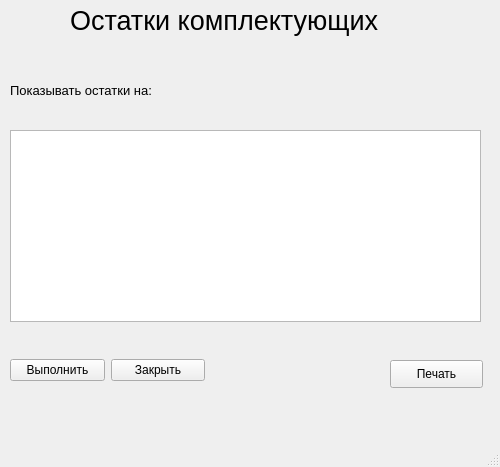
<?xml version="1.0" encoding="UTF-8"?>
<ui version="4.0">
 <class>MainWindow</class>
 <widget class="QMainWindow" name="MainWindow">
  <property name="geometry">
   <rect>
    <x>0</x>
    <y>0</y>
    <width>500</width>
    <height>467</height>
   </rect>
  </property>
  <property name="windowTitle">
   <string>MainWindow</string>
  </property>
  <widget class="QWidget" name="centralwidget">
   <widget class="QPushButton" name="printing">
    <property name="geometry">
     <rect>
      <x>390</x>
      <y>360</y>
      <width>93</width>
      <height>28</height>
     </rect>
    </property>
    <property name="text">
     <string>Печать</string>
    </property>
   </widget>
   <widget class="QLabel" name="label">
    <property name="geometry">
     <rect>
      <x>10</x>
      <y>70</y>
      <width>191</width>
      <height>41</height>
     </rect>
    </property>
    <property name="font">
     <font>
      <pointsize>10</pointsize>
     </font>
    </property>
    <property name="text">
     <string>Показывать остатки на:</string>
    </property>
   </widget>
   <widget class="QWidget" name="horizontalLayoutWidget_2">
    <property name="geometry">
     <rect>
      <x>10</x>
      <y>330</y>
      <width>195</width>
      <height>80</height>
     </rect>
    </property>
    <layout class="QHBoxLayout" name="horizontalLayout_2">
     <item>
      <widget class="QPushButton" name="ApplyButton">
       <property name="text">
        <string>Выполнить</string>
       </property>
      </widget>
     </item>
     <item>
      <widget class="QPushButton" name="CloseButton">
       <property name="text">
        <string>Закрыть</string>
       </property>
      </widget>
     </item>
    </layout>
   </widget>
   <widget class="QTableWidget" name="tableWidget">
    <property name="geometry">
     <rect>
      <x>10</x>
      <y>130</y>
      <width>471</width>
      <height>192</height>
     </rect>
    </property>
   </widget>
   <widget class="QLabel" name="label_2">
    <property name="geometry">
     <rect>
      <x>70</x>
      <y>0</y>
      <width>381</width>
      <height>41</height>
     </rect>
    </property>
    <property name="font">
     <font>
      <pointsize>20</pointsize>
     </font>
    </property>
    <property name="text">
     <string>Остатки комплектующих</string>
    </property>
   </widget>
  </widget>
  <widget class="QMenuBar" name="menubar">
   <property name="geometry">
    <rect>
     <x>0</x>
     <y>0</y>
     <width>500</width>
     <height>26</height>
    </rect>
   </property>
  </widget>
  <widget class="QStatusBar" name="statusbar"/>
 </widget>
 <resources/>
 <connections/>
</ui>
